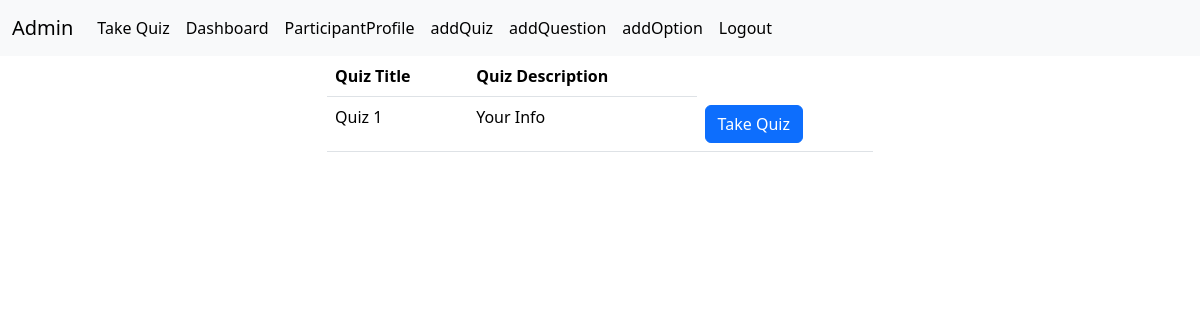
Page /homepage/ (signed in) on the committed database.
### myapp/models.py (models this page shows, shortened)
class CustomUser(AbstractUser):
    USER = [
        ('admin','Admin'),
        ('participant','Participant')
    ]
    user_type = models.CharField(max_length=50,choices= USER,null=True)
    def __str__(self):
        return self.username

class Quiz(models.Model):
    admin = models.ForeignKey(Admin,on_delete=models.CASCADE,null=True,blank=True)
    title = models.CharField(max_length=255,null=True,blank=True)
    description = models.TextField(max_length=255, blank=True, null=True)

### myapp/views.py (the view)
# urls.py: path('homepage/',homepage,name='homepage'),
@login_required
def homepage(request):
    quizs =Quiz.objects.all()
    context = {
        'quizs' : quizs
    }
    return render(request,'homepage.html',context)

### templates/homepage.html
{% extends 'base.html' %}
{% block content %}
<div class="container container-center">
    <div class="row justify-content-center">
        <div class="col-md-6">
            <table class="table">
                <tr>
                    <th>Quiz Title</th>
                    <th>Quiz Description</th>
                </tr>
                {% for quiz in quizs %}
                <tr>
                    <td>{{quiz.title}}</td>
                    <td>{{quiz.description}}</td>
                    <td><a href="{% url 'take_quiz' quiz.id %}" class="btn btn-primary">Take Quiz</a></td>
                </tr>
                {% endfor %}
            </table>
        </div>
    </div>
</div>
{% endblock %}

### templates/navbar.html (shortened to what this page needs)
{% load static %}
<nav class="navbar navbar-expand-lg bg-body-tertiary">
  <div class="container-fluid">
    <a class="navbar-brand" href="{% url 'homepage' %}">{{request.user          }}</a>
    <div class="collapse navbar-collapse" id="navbarSupportedContent">
      <ul class="navbar-nav me-auto mb-2 mb-lg-0">
        <li class="nav-item">
          <a class="nav-link active" aria-current="page" href="{% url 'homepage' %}">Take Quiz</a>
        </li>
        <li class="nav-item">
          <a class="nav-link active" aria-current="page" href="{% url 'dashboard' %}">Dashboard</a>
        </li>
        <li class="nav-item">
          <a class="nav-link active" aria-current="page" href="{% url 'editProfile' %}">ParticipantProfile</a>
        </li>
        <li class="nav-item">
          <a class="nav-link active" aria-current="page" href="{% url 'addQuiz' %}">addQuiz</a>
        </li>
        <li class="nav-item">
          <a class="nav-link active" aria-current="page" href="{% url 'addQuestion' %}">addQuestion</a>
        </li>
        <li class="nav-item">
          <a class="nav-link active" aria-current="page" href="{% url 'addOption' %}">addOption</a>
        </li>
        <li class="nav-item">
          <a class="nav-link active" aria-current="page" href="{% url 'user_logout' %}">Logout</a>
        </li>
      </ul>
    </div>
  </div>
</nav>

### rows in the picture
CustomUser: user "Admin"
Quiz: title "Quiz 1", description "Your Info"
